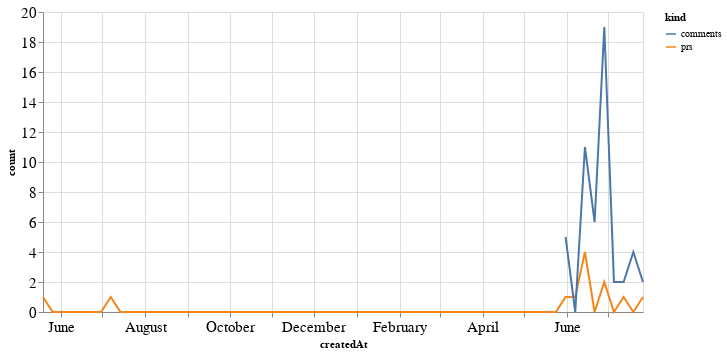

The notebook cell saved with this chart:
### Code cell
alt.Chart(total_time, width=600).mark_line().encode(
    x='createdAt',
    y='count',
    color='kind'
)

### Figure 1 — Vega-Lite specification as saved in the notebook (floating-point values rounded to 4 significant figures)
{"config": {"axisLeft": {"labelFontSize": 15}, "axisBottom": {"labelFontSize": 15}}, "data": {"name": "data-59e93702b9aae3f66a46839494c96f64"}, "mark": "line", "encoding": {"color": {"type": "nominal", "field": "kind"}, "x": {"type": "temporal", "field": "createdAt"}, "y": {"type": "quantitative", "field": "count"}}, "width": 600, "$schema": "https://vega.github.io/schema/vega-lite/v4.8.1.json", "datasets": {"data-59e93702b9aae3f66a46839494c96f64": [{"createdAt": "2019-05-19T00:00:00", "kind": "prs", "count": 1.0}, {"createdAt": "2019-05-26T00:00:00", "kind": "prs", "count": 0.0}, {"createdAt": "2019-06-02T00:00:00", "kind": "prs", "count": 0.0}, {"createdAt": "2019-06-09T00:00:00", "kind": "prs", "count": 0.0}, {"createdAt": "2019-06-16T00:00:00", "kind": "prs", "count": 0.0}, {"createdAt": "2019-06-23T00:00:00", "kind": "prs", "count": 0.0}, {"createdAt": "2019-06-30T00:00:00", "kind": "prs", "count": 0.0}, {"createdAt": "2019-07-07T00:00:00", "kind": "prs", "count": 1.0}, {"createdAt": "2019-07-14T00:00:00", "kind": "prs", "count": 0.0}, {"createdAt": "2019-07-21T00:00:00", "kind": "prs", "count": 0.0}, {"createdAt": "2019-07-28T00:00:00", "kind": "prs", "count": 0.0}, {"createdAt": "2019-08-04T00:00:00", "kind": "prs", "count": 0.0}, {"createdAt": "2019-08-11T00:00:00", "kind": "prs", "count": 0.0}, {"createdAt": "2019-08-18T00:00:00", "kind": "prs", "count": 0.0}, {"createdAt": "2019-08-25T00:00:00", "kind": "prs", "count": 0.0}, {"createdAt": "2019-09-01T00:00:00", "kind": "prs", "count": 0.0}, {"createdAt": "2019-09-08T00:00:00", "kind": "prs", "count": 0.0}, {"createdAt": "2019-09-15T00:00:00", "kind": "prs", "count": 0.0}, {"createdAt": "2019-09-22T00:00:00", "kind": "prs", "count": 0.0}, {"createdAt": "2019-09-29T00:00:00", "kind": "prs", "count": 0.0}, {"createdAt": "2019-10-06T00:00:00", "kind": "prs", "count": 0.0}, {"createdAt": "2019-10-13T00:00:00", "kind": "prs", "count": 0.0}, {"createdAt": "2019-10-20T00:00:00", "kind": "prs", "count": 0.0}, {"createdAt": "2019-10-27T00:00:00", "kind": "prs", "count": 0.0}, {"createdAt": "2019-11-03T00:00:00", "kind": "prs", "count": 0.0}, {"createdAt": "2019-11-10T00:00:00", "kind": "prs", "count": 0.0}, {"createdAt": "2019-11-17T00:00:00", "kind": "prs", "count": 0.0}, {"createdAt": "2019-11-24T00:00:00", "kind": "prs", "count": 0.0}, {"createdAt": "2019-12-01T00:00:00", "kind": "prs", "count": 0.0}, {"createdAt": "2019-12-08T00:00:00", "kind": "prs", "count": 0.0}, {"createdAt": "2019-12-15T00:00:00", "kind": "prs", "count": 0.0}, {"createdAt": "2019-12-22T00:00:00", "kind": "prs", "count": 0.0}, {"createdAt": "2019-12-29T00:00:00", "kind": "prs", "count": 0.0}, {"createdAt": "2020-01-05T00:00:00", "kind": "prs", "count": 0.0}, {"createdAt": "2020-01-12T00:00:00", "kind": "prs", "count": 0.0}, {"createdAt": "2020-01-19T00:00:00", "kind": "prs", "count": 0.0}, {"createdAt": "2020-01-26T00:00:00", "kind": "prs", "count": 0.0}, {"createdAt": "2020-02-02T00:00:00", "kind": "prs", "count": 0.0}, {"createdAt": "2020-02-09T00:00:00", "kind": "prs", "count": 0.0}, {"createdAt": "2020-02-16T00:00:00", "kind": "prs", "count": 0.0}, {"createdAt": "2020-02-23T00:00:00", "kind": "prs", "count": 0.0}, {"createdAt": "2020-03-01T00:00:00", "kind": "prs", "count": 0.0}, {"createdAt": "2020-03-08T00:00:00", "kind": "prs", "count": 0.0}, {"createdAt": "2020-03-15T00:00:00", "kind": "prs", "count": 0.0}, {"createdAt": "2020-03-22T00:00:00", "kind": "prs", "count": 0.0}, {"createdAt": "2020-03-29T00:00:00", "kind": "prs", "count": 0.0}, {"createdAt": "2020-04-05T00:00:00", "kind": "prs", "count": 0.0}, {"createdAt": "2020-04-12T00:00:00", "kind": "prs", "count": 0.0}, {"createdAt": "2020-04-19T00:00:00", "kind": "prs", "count": 0.0}, {"createdAt": "2020-04-26T00:00:00", "kind": "prs", "count": 0.0}, {"createdAt": "2020-05-03T00:00:00", "kind": "prs", "count": 0.0}, {"createdAt": "2020-05-10T00:00:00", "kind": "prs", "count": 0.0}, {"createdAt": "2020-05-17T00:00:00", "kind": "prs", "count": 0.0}, {"createdAt": "2020-05-24T00:00:00", "kind": "prs", "count": 0.0}, {"createdAt": "2020-05-31T00:00:00", "kind": "prs", "count": 1.0}, {"createdAt": "2020-06-07T00:00:00", "kind": "prs", "count": 1.0}, {"createdAt": "2020-06-14T00:00:00", "kind": "prs", "count": 4.0}, {"createdAt": "2020-06-21T00:00:00", "kind": "prs", "count": 0.0}, {"createdAt": "2020-06-28T00:00:00", "kind": "prs", "count": 2.0}, {"createdAt": "2020-07-05T00:00:00", "kind": "prs", "count": 0.0}, {"createdAt": "2020-07-12T00:00:00", "kind": "prs", "count": 1.0}, {"createdAt": "2020-07-19T00:00:00", "kind": "prs", "count": 0.0}, {"createdAt": "2020-07-26T00:00:00", "kind": "prs", "count": 1.0}, {"createdAt": "2019-05-19T00:00:00", "kind": "comments", "count": null}, {"createdAt": "2019-05-26T00:00:00", "kind": "comments", "count": null}, {"createdAt": "2019-06-02T00:00:00", "kind": "comments", "count": null}, {"createdAt": "2019-06-09T00:00:00", "kind": "comments", "count": null}, {"createdAt": "2019-06-16T00:00:00", "kind": "comments", "count": null}, {"createdAt": "2019-06-23T00:00:00", "kind": "comments", "count": null}, {"createdAt": "2019-06-30T00:00:00", "kind": "comments", "count": null}, {"createdAt": "2019-07-07T00:00:00", "kind": "comments", "count": null}, {"createdAt": "2019-07-14T00:00:00", "kind": "comments", "count": null}, {"createdAt": "2019-07-21T00:00:00", "kind": "comments", "count": null}, {"createdAt": "2019-07-28T00:00:00", "kind": "comments", "count": null}, {"createdAt": "2019-08-04T00:00:00", "kind": "comments", "count": null}, {"createdAt": "2019-08-11T00:00:00", "kind": "comments", "count": null}, {"createdAt": "2019-08-18T00:00:00", "kind": "comments", "count": null}, {"createdAt": "2019-08-25T00:00:00", "kind": "comments", "count": null}, {"createdAt": "2019-09-01T00:00:00", "kind": "comments", "count": null}, {"createdAt": "2019-09-08T00:00:00", "kind": "comments", "count": null}, {"createdAt": "2019-09-15T00:00:00", "kind": "comments", "count": null}, {"createdAt": "2019-09-22T00:00:00", "kind": "comments", "count": null}, {"createdAt": "2019-09-29T00:00:00", "kind": "comments", "count": null}, {"createdAt": "2019-10-06T00:00:00", "kind": "comments", "count": null}, {"createdAt": "2019-10-13T00:00:00", "kind": "comments", "count": null}, {"createdAt": "2019-10-20T00:00:00", "kind": "comments", "count": null}, {"createdAt": "2019-10-27T00:00:00", "kind": "comments", "count": null}, {"createdAt": "2019-11-03T00:00:00", "kind": "comments", "count": null}, {"createdAt": "2019-11-10T00:00:00", "kind": "comments", "count": null}, {"createdAt": "2019-11-17T00:00:00", "kind": "comments", "count": null}, {"createdAt": "2019-11-24T00:00:00", "kind": "comments", "count": null}, {"createdAt": "2019-12-01T00:00:00", "kind": "comments", "count": null}, {"createdAt": "2019-12-08T00:00:00", "kind": "comments", "count": null}, {"createdAt": "2019-12-15T00:00:00", "kind": "comments", "count": null}, {"createdAt": "2019-12-22T00:00:00", "kind": "comments", "count": null}, {"createdAt": "2019-12-29T00:00:00", "kind": "comments", "count": null}, {"createdAt": "2020-01-05T00:00:00", "kind": "comments", "count": null}, {"createdAt": "2020-01-12T00:00:00", "kind": "comments", "count": null}, {"createdAt": "2020-01-19T00:00:00", "kind": "comments", "count": null}, {"createdAt": "2020-01-26T00:00:00", "kind": "comments", "count": null}, {"createdAt": "2020-02-02T00:00:00", "kind": "comments", "count": null}, {"createdAt": "2020-02-09T00:00:00", "kind": "comments", "count": null}, {"createdAt": "2020-02-16T00:00:00", "kind": "comments", "count": null}, {"createdAt": "2020-02-23T00:00:00", "kind": "comments", "count": null}, {"createdAt": "2020-03-01T00:00:00", "kind": "comments", "count": null}, {"createdAt": "2020-03-08T00:00:00", "kind": "comments", "count": null}, {"createdAt": "2020-03-15T00:00:00", "kind": "comments", "count": null}, {"createdAt": "2020-03-22T00:00:00", "kind": "comments", "count": null}, {"createdAt": "2020-03-29T00:00:00", "kind": "comments", "count": null}, {"createdAt": "2020-04-05T00:00:00", "kind": "comments", "count": null}, {"createdAt": "2020-04-12T00:00:00", "kind": "comments", "count": null}, {"createdAt": "2020-04-19T00:00:00", "kind": "comments", "count": null}, {"createdAt": "2020-04-26T00:00:00", "kind": "comments", "count": null}, {"createdAt": "2020-05-03T00:00:00", "kind": "comments", "count": null}, {"createdAt": "2020-05-10T00:00:00", "kind": "comments", "count": null}, {"createdAt": "2020-05-17T00:00:00", "kind": "comments", "count": null}, {"createdAt": "2020-05-24T00:00:00", "kind": "comments", "count": null}, {"createdAt": "2020-05-31T00:00:00", "kind": "comments", "count": 5.0}, {"createdAt": "2020-06-07T00:00:00", "kind": "comments", "count": 0.0}, {"createdAt": "2020-06-14T00:00:00", "kind": "comments", "count": 11.0}, {"createdAt": "2020-06-21T00:00:00", "kind": "comments", "count": 6.0}, {"createdAt": "2020-06-28T00:00:00", "kind": "comments", "count": 19.0}, {"createdAt": "2020-07-05T00:00:00", "kind": "comments", "count": 2.0}, {"createdAt": "2020-07-12T00:00:00", "kind": "comments", "count": 2.0}, {"createdAt": "2020-07-19T00:00:00", "kind": "comments", "count": 4.0}, {"createdAt": "2020-07-26T00:00:00", "kind": "comments", "count": 2.0}]}}
